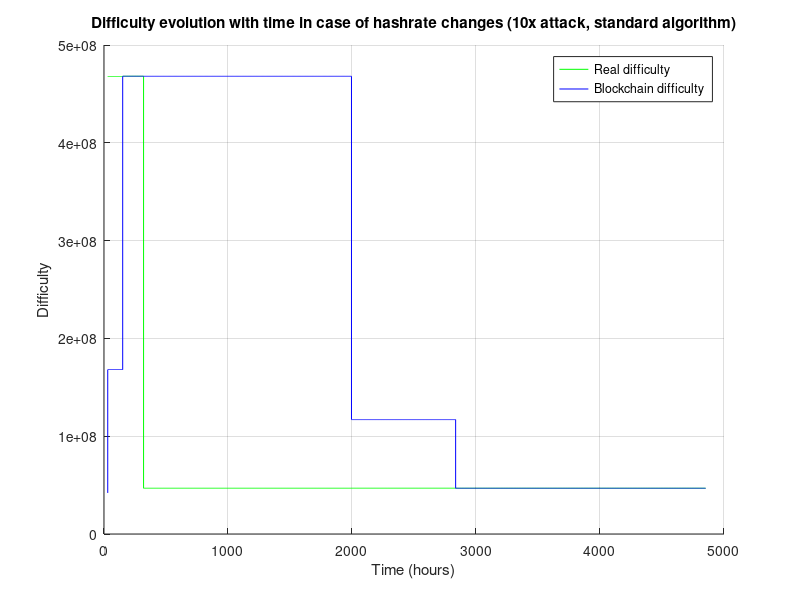

The MATLAB source for this figure:
%% Hashrate attack simulation
%% Author: Sebastian Rusu <sebastian.rusu@upandrunningsoftware.com>
%% Created: 2019-02-25
%% Copyright (C) 2019 ObEN, Inc.

%% In order to simulate a hashrate attack, shape the values as specified in the attack and algorithm settings sections.
%% For example, normal attacker + fast algorithm.

clear all; close all;

%%%%%%%%%%%%%%%%%%%%%
% Attack settings:
% Normal attacker: N = 10; cH = [10 * ones(1, n/4+1) 1 * ones(1, n*3/4)];
% Powerfull attacker: N = 30; cH = [100 * ones(1, n/3+1) 1 * ones(1, n*2/3)];
% Huge attacker: N = 100; cH = [1000 * ones(1, n/2+1) 1 * ones(1, n/2)];
%
% Difficulty adjustment algorithm settings:
% Standard: Np = 2016; drmax = 4;
% Short interval: Np = 144; drmax = 4;
% High adjustment ratio: Np = 2016; drmax = 100;
% Fast: Np = 144; drmax = 100;
% Super fast: Np = 6; drmax = 100;

%%%%%%%%%%%%%%%%%%%%%
% model configuration

N = 10;                                         % number of adjustment periods to simulate
Np = 2016;                                      % number of blocks in an adjustment interval
n = N * Np;                                     % total number of blocks

cH = [10 * ones(1, n/4+1) 1 * ones(1, n*3/4)];  % attack hashrate ratio (1 - no attack)
H = 335 * 1000 * 1000 * 1000 * 1000;            % real hashrate (H/s)

tideal = 10 * 60;                               % ideal block time (s)

d0 = 42000000;                                  % initial difficulty
drmax = 4;                                      % maximum ratio for the adjustment of the difficulty

%%%%%%%%%%%%%%%%%%%%%
% simulation variables

t = [ 0 ];               % block moments (when a block in mined)
d = [ d0 ];              % difficulty values for blocks (correspond to the value of t at the same index)
h = H * cH;              % the instantaneous hashrates
D = tideal * h / 2^32;   % difficulty values for blocks (correspond to the value of t at the same index)

%%%%%%%%%%%%%%%%%%%%%
% iteratively calculate the block times and difficulties

T = 0;
for k = 1:n,
  t(k+1) = t(k) + (2^32 * d(k) / h(k));

  if mod(k+1, Np) == 0,
    d(k+1) = min(d(k)*drmax, max(d(k)/drmax, d(k)*((Np*tideal)/(t(k+1)-T))));    
    T = t(k+1);
  else
    d(k+1) = d(k);
  endif
endfor

%%%%%%%%%%%%%%%%%%%%%
% plots

figure(1);
hold on;
title("Difficulty evolution with time in case of hashrate changes (10x attack, standard algorithm)");
xlabel("Time (hours)");
ylabel("Difficulty");
stairs(t/(60*60), D, 'g');
stairs(t/(60*60), d, 'b');
legend("Real difficulty", "Blockchain difficulty");
grid on;
hold off;